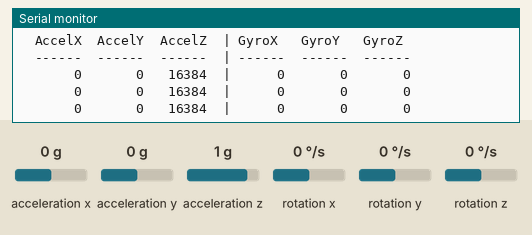
Recording of a sketch running on a simulated Seeed XIAO ESP32-S3. Parts: the last lines printed to the serial monitor. Wiring (inferred from the names in the program): MPU-6050 motion sensor at I2C address 0x68. The test bench sets the inputs (shaded band); at power-on: acceleration x 0 g, acceleration y 0 g, acceleration z 1 g, rotation x 0 °/s, rotation y 0 °/s, rotation z 0 °/s.

Above: at 9.0 s.
9.1 s: acceleration x set to -1.4 g
At 9.8 s:
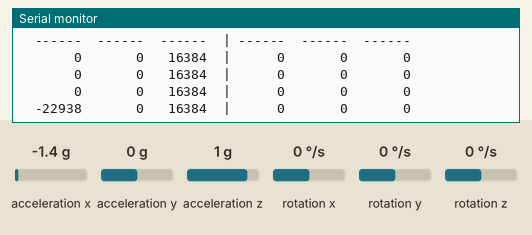
11.4 s: acceleration y set to -1.4 g
At 11.8 s:
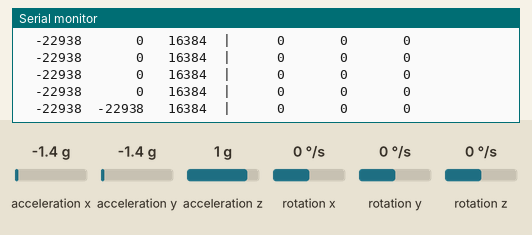
13.4 s: acceleration z set to -1.4 g
At 13.8 s:
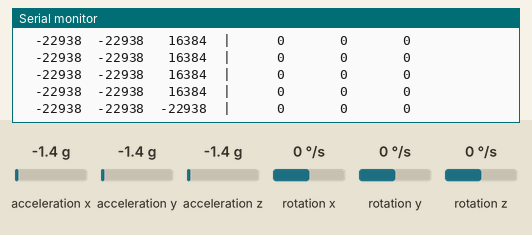
15.4 s: rotation x set to -192 °/s
At 15.8 s:
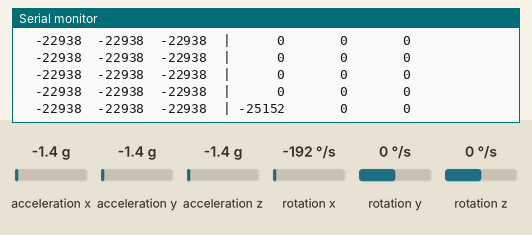
17.4 s: rotation y set to -192 °/s
At 17.8 s:
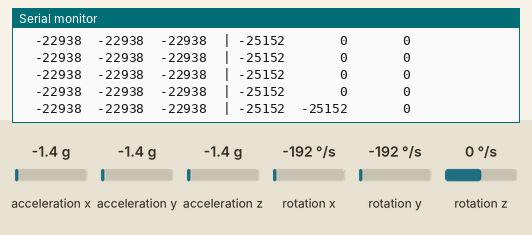
19.4 s: rotation z set to 100 °/s
At 19.8 s:
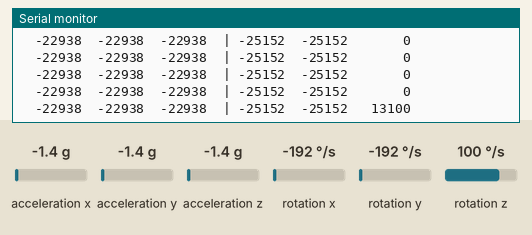
Timing chart, 0 to 22.4 s (numbered marks = the images above; inputs shaded):
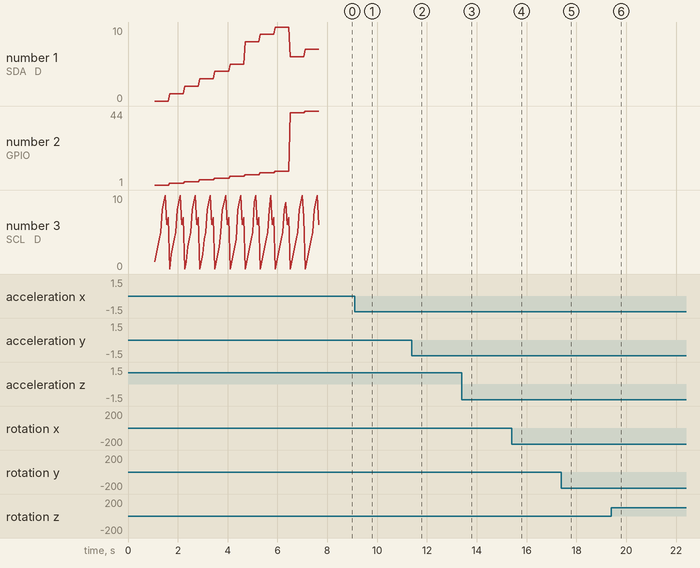

The sketch:

mpu6050_test.ino
```cpp
/*
 * MPU-6050 Pin Finder — XIAO ESP32S3
 *
 * Tries every likely I2C pin combination to find the MPU-6050.
 * Upload this, open Serial Monitor at 115200, and it will tell you
 * which pins work.
 *
 * Keep your 4 wires connected as they are.
 */

#include <Wire.h>

#define MPU_ADDR 0x68

// All usable GPIO pins on XIAO ESP32S3
// D0=GPIO1, D1=GPIO2, D2=GPIO3, D3=GPIO4, D4=GPIO5, D5=GPIO6,
// D6=GPIO43, D7=GPIO44, D8=GPIO7, D9=GPIO8, D10=GPIO9
int pins[] = {1, 2, 3, 4, 5, 6, 7, 8, 9, 43, 44};
const char* pinNames[] = {"D0(GPIO1)", "D1(GPIO2)", "D2(GPIO3)", "D3(GPIO4)",
                           "D4(GPIO5)", "D5(GPIO6)", "D8(GPIO7)", "D9(GPIO8)",
                           "D10(GPIO9)", "D6(GPIO43)", "D7(GPIO44)"};
int numPins = 11;

bool scanBus(int sda, int gnd_scl) {
    Wire.begin(sda, gnd_scl);
    Wire.setClock(100000);
    delay(50);

    Wire.beginTransmission(MPU_ADDR);
    byte err = Wire.endTransmission();

    Wire.end();
    delay(10);

    return (err == 0);
}

void setup() {
    Serial.begin(115200);
    while (!Serial) delay(10);
    delay(1000);

    Serial.println();
    Serial.println("========================================");
    Serial.println("  MPU-6050 Pin Finder — XIAO ESP32S3");
    Serial.println("========================================");
    Serial.println();
    Serial.println("Testing all pin combinations for I2C device at 0x68...");
    Serial.println("(This takes about 30 seconds)");
    Serial.println();

    int found = 0;

    for (int i = 0; i < numPins; i++) {
        for (int j = 0; j < numPins; j++) {
            if (i == j) continue;  // SDA and SCL must be different pins

            int sdaPin = pins[i];
            int sclPin = pins[j];

            if (scanBus(sdaPin, sclPin)) {
                Serial.print("  >>> FOUND MPU-6050!  SDA = ");
                Serial.print(pinNames[i]);
                Serial.print(",  SCL = ");
                Serial.println(pinNames[j]);
                found++;
            }
        }
    }

    Serial.println();
    if (found > 0) {
        Serial.println("========================================");
        Serial.print("  Found ");
        Serial.print(found);
        Serial.println(" working combination(s) above.");
        Serial.println("  Use the first one in your sketch.");
        Serial.println("========================================");
        Serial.println();

        // Now do a full test with the first working combo
        // Re-scan to find it again
        for (int i = 0; i < numPins; i++) {
            for (int j = 0; j < numPins; j++) {
                if (i == j) continue;
                if (scanBus(pins[i], pins[j])) {
                    // Use this combo for the live test
                    Serial.println("Starting live sensor test...");
                    Serial.println();
                    Wire.begin(pins[i], pins[j]);
                    Wire.setClock(100000);
                    delay(50);

                    // Read WHO_AM_I
                    Wire.beginTransmission(MPU_ADDR);
                    Wire.write(0x75);
                    Wire.endTransmission(false);
                    Wire.requestFrom((uint8_t)MPU_ADDR, (uint8_t)1);
                    uint8_t whoami = Wire.read();
                    Serial.print("  WHO_AM_I = 0x");
                    Serial.println(whoami, HEX);

                    // Wake up
                    Wire.beginTransmission(MPU_ADDR);
                    Wire.write(0x6B);
                    Wire.write(0x00);
                    Wire.endTransmission();
                    delay(100);
                    Serial.println("  Sensor awake. Reading data...");
                    Serial.println();
                    Serial.println("  AccelX  AccelY  AccelZ  | GyroX   GyroY   GyroZ");
                    Serial.println("  ------  ------  ------  | ------  ------  ------");
                    return;  // go to loop()
                }
            }
        }
    } else {
        Serial.println("========================================");
        Serial.println("  NO WORKING PIN COMBINATION FOUND!");
        Serial.println("========================================");
        Serial.println();
        Serial.println("  This means the problem is NOT the pin mapping.");
        Serial.println("  Possible causes:");
        Serial.println("    1. Bad jumper wire — try different wires");
        Serial.println("    2. Bad solder joint on header pins");
        Serial.println("    3. MPU-6050 board is dead (LED on ≠ chip working)");
        Serial.println("    4. SDA/SCL not connected to correct MPU-6050 pins");
        Serial.println();
        Serial.println("  Try: swap each wire one at a time with a known-good one.");
        while (1) delay(1000);
    }
}

void loop() {
    Wire.beginTransmission(MPU_ADDR);
    Wire.write(0x3B);
    Wire.endTransmission(false);
    Wire.requestFrom((uint8_t)MPU_ADDR, (uint8_t)14);

    int16_t ax = (Wire.read() << 8) | Wire.read();
    int16_t ay = (Wire.read() << 8) | Wire.read();
    int16_t az = (Wire.read() << 8) | Wire.read();
    int16_t temp = (Wire.read() << 8) | Wire.read();
    int16_t gx = (Wire.read() << 8) | Wire.read();
    int16_t gy = (Wire.read() << 8) | Wire.read();
    int16_t gz = (Wire.read() << 8) | Wire.read();

    char buf[80];
    snprintf(buf, sizeof(buf), "  %6d  %6d  %6d  | %6d  %6d  %6d",
             ax, ay, az, gx, gy, gz);
    Serial.println(buf);

    delay(500);
}
```

Measured:
- after the input at 9.1 s, the serial monitor: prints a new line after 0.30 s (image 1)
- after the input at 11.4 s, the serial monitor: prints a new line at once (image 2)
- after the input at 13.4 s, the serial monitor: prints a new line at once (image 3)
- after the input at 15.4 s, the serial monitor: prints a new line at once (image 4)
- after the input at 17.4 s, the serial monitor: prints a new line at once (image 5)
- after the input at 19.4 s, the serial monitor: prints a new line at once (image 6)
